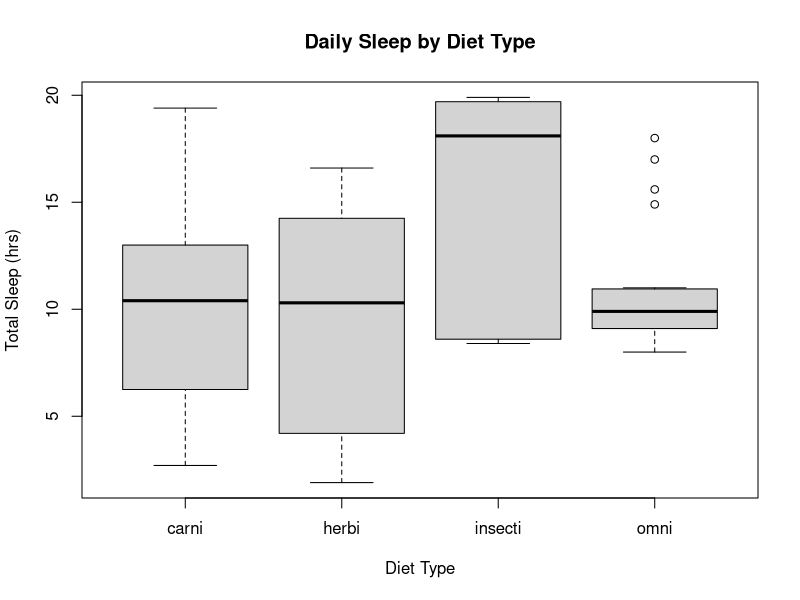
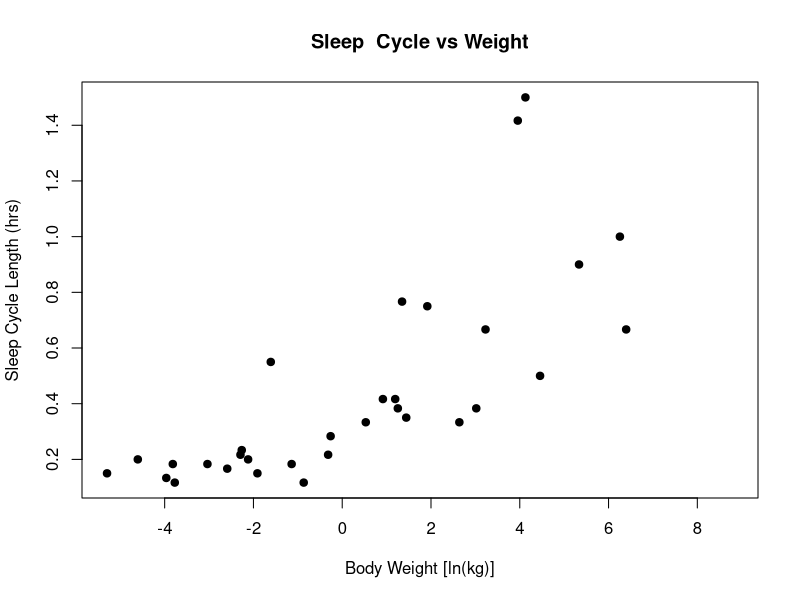
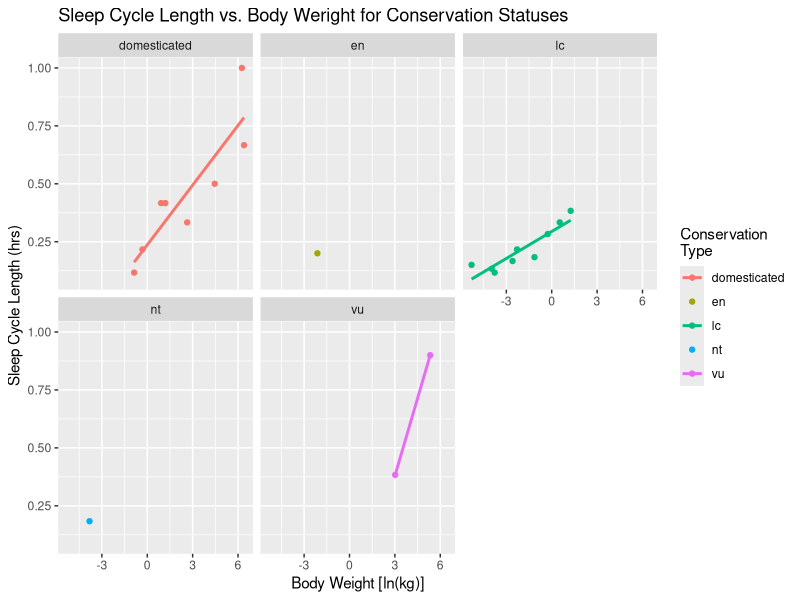

These charts were generated, in order, by the following R code:
# A_module9.R
# Module assignment for NR 995 Group A Module 9
# Drew Robison, Korik Vargas, connor Breton


# (1)	The mammal sleep dataset is included in the ggplot2 package and provides information about the sleeping 
## habits of 83 species of mammals. Load the dataset (library(ggplot2); data(msleep); ?msleep). How many diet 
## type (i.e., vore) categories are there? Visually investigate whether daily sleep totals vary with diet type:
## Make a boxplot comparing the daily sleep totals across the vore categories, excluding rows that do not have 
## data in the vore column. Remember to include informative axis labels.Briefly describe in 1-2 sentences the 
## major patterns in the plot.


## Load the desired dataset
library(ggplot2)
data(msleep)

# Examine the dataset
?msleep  # Inquiry the help file on this data. It is a data frame with 83 rows and 11 variables
str(msleep)  # Data frame appears to be a table, with character and number variables, NAs are present
head(msleep) # Header shows column names



## Find the number of unique diet types
length(unique(msleep$vore)) # There are 5 diet types
unique(msleep$vore)  # But one diet type is an "NA" 
sum(is.na(msleep$vore))  # Seven samples have an "NA" diet type
length(unique(na.omit(msleep$vore))) # Number of diet types, excluding "NA"
## There are 4 listed diet types if we exclude NAs from our consideration



## Make a boxplot comparing the daily sleep totals across the vore categories
# Make sure we have a single panel 
par(mfrow = c(1,1))  

# Limit data for plot to where we have "vore" data (i.e. exclude rows with NA in the vore column)
PlotData <- msleep[!is.na(msleep$vore), ]

# Create plot
boxplot(PlotData$sleep_total ~ PlotData$vore, ylab = "Total Sleep (hrs)",
        xlab = "Diet Type", main = "Daily Sleep by Diet Type")

## Pattern description
# While the total sleep disturbution for all diet types overlap, the mean sleep for insectivores is notably higher (~18 hours)
# compared to the other three diet types (carnivore, herbivore, and omnivore), which all have mean sleep totals around 10 hours.
# Omnivores were found to have smallest interquartile range, and the only outliers in the plot were also found within this diet type.







#(2)	Using the mammal sleep dataset, use plot() to show the relationship between the natural log of body size
## and the length of the sleep cycle, labelling axes appropriately.  Using ggplot(), produce this same plot, but
## with a separate panel for each conservation status, excluding species that do not have data for all variables,
## and including a trend line for each by adding “+ stat_smooth(method="lm", se=F)“ to your ggplot code. Do the 
## species within each conservation status appear to show the same relationship between weight and sleep cycle 
##length? Consider whether your conclusions are justified by the data.


## Create plot using "plot"
# Make sure we have a single panel 
par(mfrow = c(1,1))  

#Plot sleep cycle (y) vs the natural log of body weight (x) using 'plot' 
plot(log(msleep$bodywt), msleep$sleep_cycle, pch = 19, xlab = "Body Weight [ln(kg)]",
     ylab = "Sleep Cycle Length (hrs)", main = "Sleep  Cycle vs Weight")



## Create plot using ggplot, but have a separate panel for each conservation status
# Limit the msleep dataset to only where we have data for body size, sleep cycle, and conservation status
GGData <- msleep[!is.na(msleep$bodywt) & !is.na(msleep$sleep_cycle) & !is.na(msleep$conservation), ]

# See how many rows we are left with
dim(GGData)  
# Left with 21 rows

# How many conservation types are there?
length(unique(GGData$conservation))
# 5 conservation types


#Load ggplot2
library(ggplot2)


ggplot(data = GGData, aes(x = log(GGData$bodywt), y = GGData$sleep_cycle, group = conservation, color = conservation)) + 
  geom_point() +
  facet_wrap( ~ conservation) + 
  ggtitle("Sleep Cycle Length vs. Body Weright for Conservation Statuses") +
  labs(x = "Body Weight [ln(kg)]", y = "Sleep Cycle Length (hrs)") +
  stat_smooth(method = "lm", se = F) + scale_colour_discrete(name = "Conservation\nType")


# (3)	How does the ratio of brain weight to body weight (i.e., brainwt/bodywt) vary by diet type? Write a function
## called brain_body_ratio() that returns a dataframe with a row for each diet type (i.e., vore) category, and
## three columns named “vore”, “brain_body_mean”, and “brain_body_se”, where “brain_body_mean” contains the mean 
## brain-to-body weight ratio within a vore category, and “brain_body_se” contains the standard error for the 
##brain-to-body weight ratio within a vore category.

#Create standard error function that includes NA removal for ease of use
se <- function(x, na.rm=FALSE) {
  if(na.rm == TRUE) x <- na.omit(x)
  sd(x)/sqrt(length(x))
}

# Create function with inputs x = diet type, y =  brain weight, and z = body weight
brain_body_ratio <- function(x,y,z){
  
  # Calculate mean brain to body weight ratio for each diet type category, ignore NA's
  BBR <- aggregate(y/z, list(x), mean, na.rm = T)
  
  # Rename column headers
  colnames(BBR) <- c("vore","brain_body_mean")
  
  # Calculate the standard error 
  BBR2 <- aggregate(y/z, list(x), se, na.rm = T)
  
  #Add standard error to BBR
  BBR$brain_body_se <- BBR2[,2]
  
  # Return the result BBR (brain-to-body weight ratio)
  return(BBR)
  
}

## Apply function to our data
# Input diet, brain weight, and body weight into function
BBRatio <- brain_body_ratio(msleep$vore,msleep$brainwt,msleep$bodywt)

#Examine output
BBRatio



# Member contributions:

## Drew set up the github repository. Then all the members worked on Drew's code (first on repository),
## made edits, and completed the final code together. Connor made major edits on questions 1 and 2, while
## Korik made major edits on question 3 and fine tuned the plots (i.e. titles, etc.).


